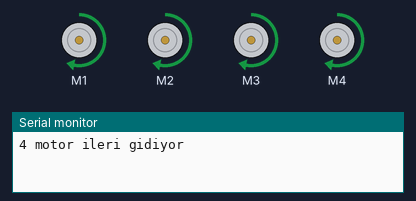
This sketch was run on a simulated Arduino Uno, built with avr-gcc and run on an emulated ATmega328P. On the bench: 4 × DC motor (green arrow = forward, orange = backward, longer = faster), the last lines printed to the serial monitor.

Above: at 1.1 s.
At 4.1 s:
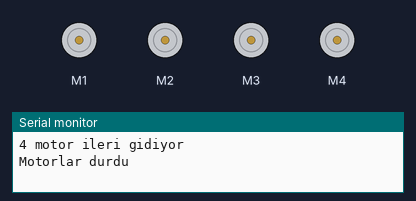
Timing chart, 0 to 5.6 s (numbered marks = the images above):
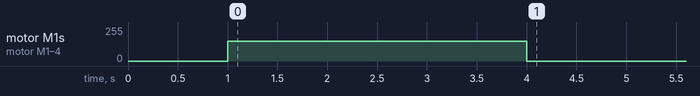

The sketch:

sketch_may21b_4_motor_ayni_anda_ileri.ino
```cpp
#include <AFMotor.h>

AF_DCMotor motor1(1);  // M1
AF_DCMotor motor2(2);  // M2
AF_DCMotor motor3(3);  // M3
AF_DCMotor motor4(4);  // M4

int hiz = 150;  // 0-255 arası

void setup() {
  Serial.begin(9600);

  motor1.setSpeed(hiz);
  motor2.setSpeed(hiz);
  motor3.setSpeed(hiz);
  motor4.setSpeed(hiz);

  // Başlangıçta hepsini durdur
  motor1.run(RELEASE);
  motor2.run(RELEASE);
  motor3.run(RELEASE);
  motor4.run(RELEASE);

  delay(1000);

  Serial.println("4 motor ileri gidiyor");

  motor1.run(FORWARD);
  motor2.run(FORWARD);
  motor3.run(FORWARD);
  motor4.run(FORWARD);

  delay(3000);

  Serial.println("Motorlar durdu");

  motor1.run(RELEASE);
  motor2.run(RELEASE);
  motor3.run(RELEASE);
  motor4.run(RELEASE);
}

void loop() {
  // Boş. Sadece bir kere çalışacak.
}
```

Measured:
- by itself, motor M1–4: stopped → forward 150/255 at 1.0 s, → stopped 3.0 s later
